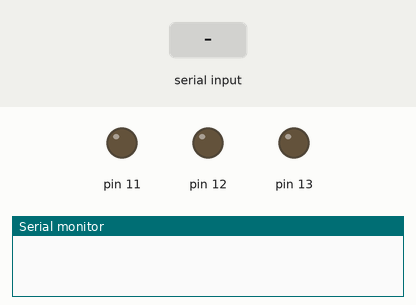
Simulated run of this sketch. Board: Arduino Uno, built with avr-gcc and run on an emulated ATmega328P. Parts: output pins drawn as LEDs (lit = HIGH), the last lines printed to the serial monitor. Dashed ring = blinking. The inputs (shaded band) are chosen by the test bench.

Above: at 1.2 s.
1.3 s: "h" received over the second serial link
At 1.55 s:
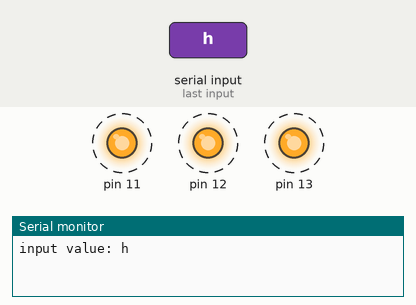
3.1 s: "a" received over the second serial link
At 4.4 s:
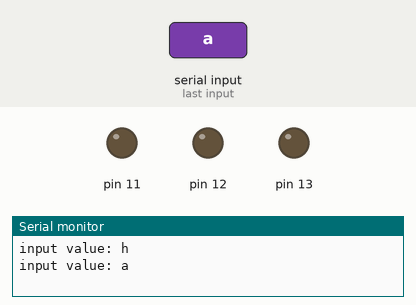
4.7 s: "b" received over the second serial link
At 5.8 s:
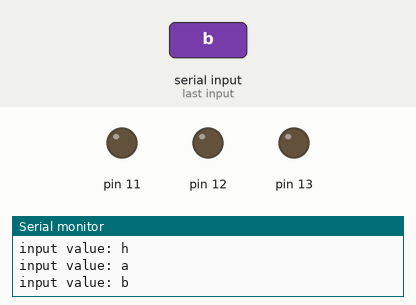
6.3 s: "c" received over the second serial link
At 7.0 s:
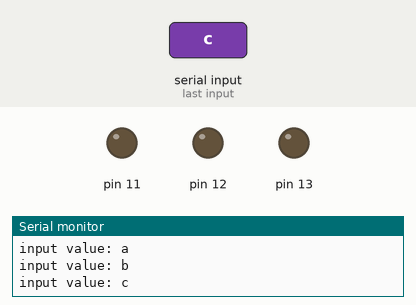
7.9 s: "d" received over the second serial link
At 9.2 s:
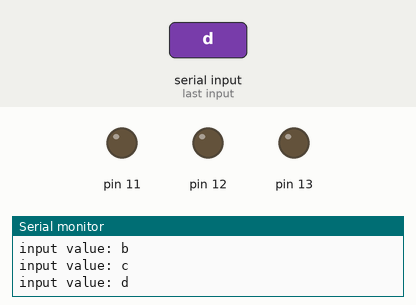
9.5 s: "e" received over the second serial link
At 10.6 s:
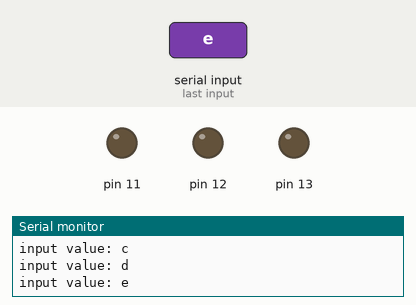
Timing chart, 0 to 12.1 s (numbered marks = the images above; inputs shaded):
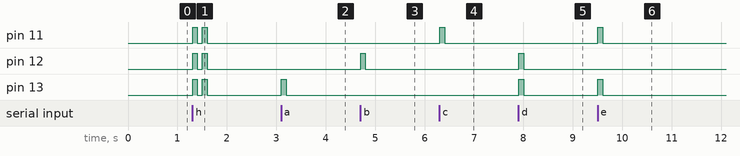

Measured:
- after the input at 1.3 s, pin 11–13: alternates HIGH for 0.10 s and LOW for 0.10 s, 4 changes in all, then stays LOW, starting at once
- after the input at 3.1 s, pin 13: LOW → HIGH at once, → LOW 0.10 s later
- after the input at 4.7 s, pin 12: LOW → HIGH at once, → LOW 0.10 s later
- after the input at 6.3 s, pin 11: LOW → HIGH at once, → LOW 0.10 s later
- after the input at 7.9 s, pin 12, pin 13: LOW → HIGH at once, → LOW 0.10 s later
- after the input at 9.5 s, pin 11, pin 13: LOW → HIGH at once, → LOW 0.10 s later

The sketch:

abcdefgh.ino
```cpp
#include <SoftwareSerial.h>
int blueTx=2;
int blueRx=3;
SoftwareSerial mySerial(blueTx, blueRx);
String myString="";

void setup() {
  Serial.begin(9600);
  mySerial.begin(9600);
  pinMode(13, OUTPUT);
  pinMode(12, OUTPUT);
  pinMode(11, OUTPUT);
}

void loop() {
  while(mySerial.available()) {
    char myChar = (char)mySerial.read();  //mySerial int형식의 값을 char형식으로 변환
    myString+=myChar;   //수신되는 문자열을 myString에 모두 붙임 (1바이트씩 전송되는 것을 모두 붙임)
    delay(5);           //수신 문자열 끊김 방지
    }
  if(!myString.equals("")) {
    Serial.println("input value: "+myString); //시리얼모니터에 myString값 출력
    if(myString=="a") {
      digitalWrite(13, HIGH);
      digitalWrite(12, LOW);
      digitalWrite(11, LOW);
      delay(100);
      digitalWrite(13, LOW);
      digitalWrite(12, LOW);
      digitalWrite(11, LOW);
    }
    if(myString=="b") {
      digitalWrite(13, LOW);
      digitalWrite(12, HIGH);
      digitalWrite(11, LOW);
      delay(100);
      digitalWrite(13, LOW);
      digitalWrite(12, LOW);
      digitalWrite(11, LOW);
    }
    if(myString=="c") {
      digitalWrite(13, LOW);
      digitalWrite(12, LOW);
      digitalWrite(11, HIGH);
      delay(100);
      digitalWrite(13, LOW);
      digitalWrite(12, LOW);
      digitalWrite(11, LOW);
    }
    if(myString=="d") {
      digitalWrite(13, HIGH);
      digitalWrite(12, HIGH);
      digitalWrite(11, LOW);
      delay(100);
      digitalWrite(13, LOW);
      digitalWrite(12, LOW);
      digitalWrite(11, LOW);
    }
    if(myString=="e") {
      digitalWrite(13, HIGH);
      digitalWrite(12, LOW);
      digitalWrite(11, HIGH);
      delay(100);
      digitalWrite(13, LOW);
      digitalWrite(12, LOW);
      digitalWrite(11, LOW);
    }
    if(myString=="f") {
      digitalWrite(13, LOW);
      digitalWrite(12, HIGH);
      digitalWrite(11, HIGH);
      delay(100);
      digitalWrite(13, LOW);
      digitalWrite(12, LOW);
      digitalWrite(11, LOW);
    }
    if(myString=="g") {
      digitalWrite(13, HIGH);
      digitalWrite(12, HIGH);
      digitalWrite(11, HIGH);
      delay(100);
      digitalWrite(13, LOW);
      digitalWrite(12, LOW);
      digitalWrite(11, LOW);
    }
    if(myString=="h") {
      digitalWrite(13, HIGH);
      digitalWrite(12, HIGH);
      digitalWrite(11, HIGH);
      delay(100);
      digitalWrite(13, LOW);
      digitalWrite(12, LOW);
      digitalWrite(11, LOW);
      delay(100);
      digitalWrite(13, HIGH);
      digitalWrite(12, HIGH);
      digitalWrite(11, HIGH);
      delay(100);
      digitalWrite(13, LOW);
      digitalWrite(12, LOW);
      digitalWrite(11, LOW);
    }
  myString="";
  }
}
```
